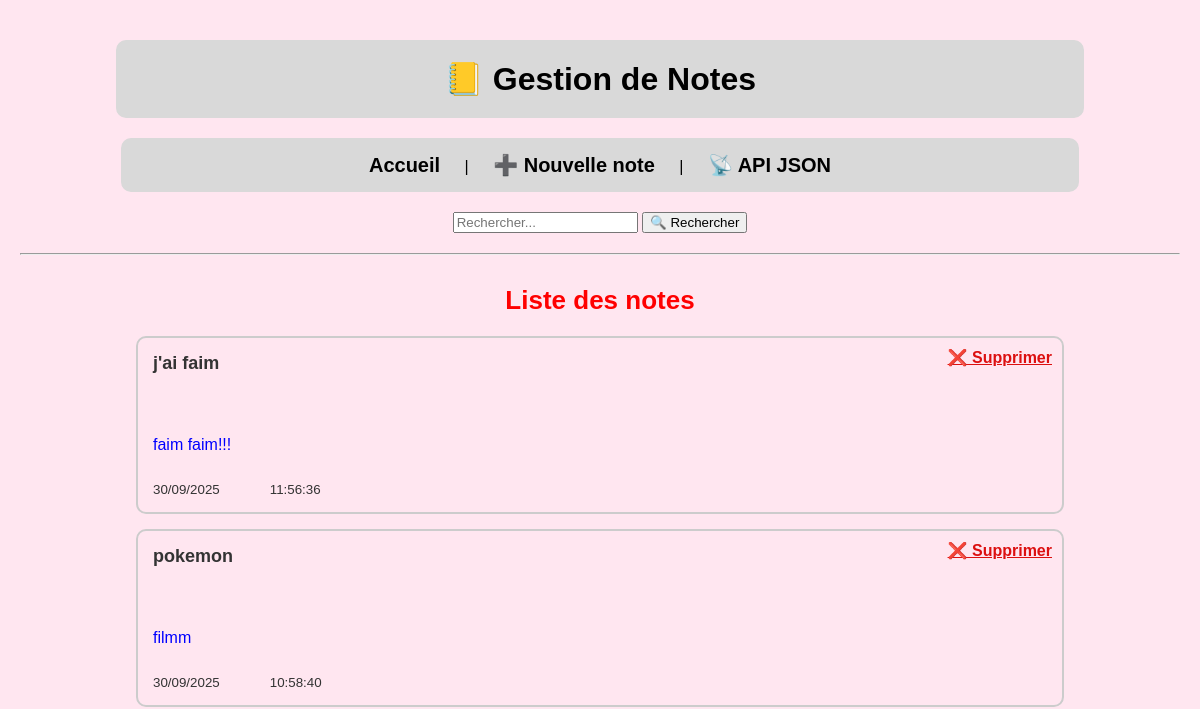
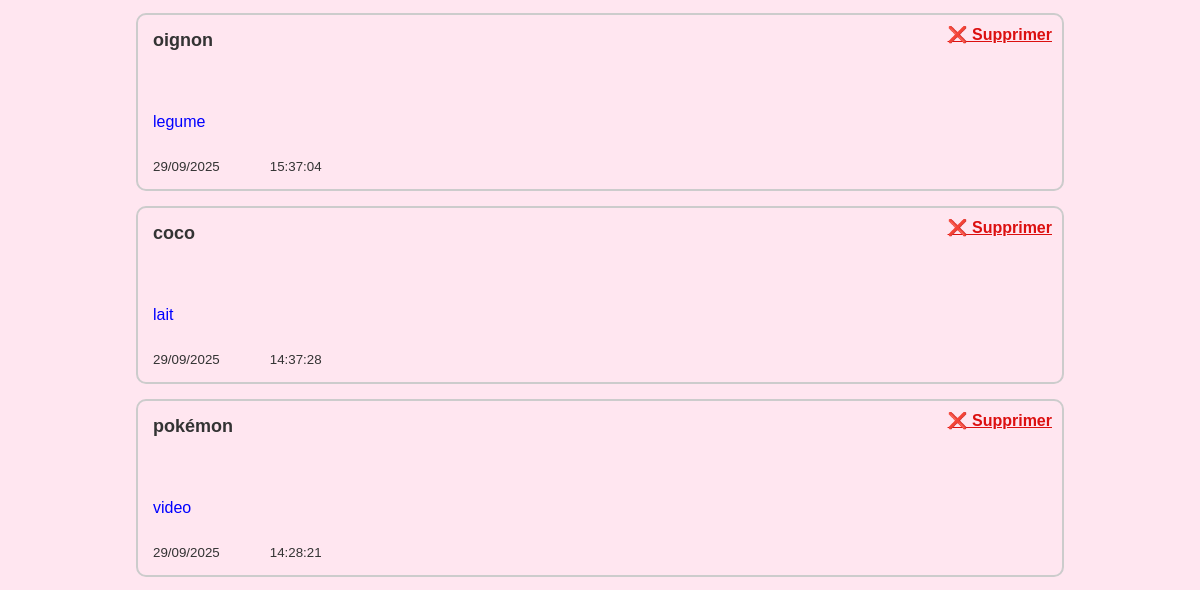
Before: / (upper part) with the older database file (2 pictures, top to bottom).
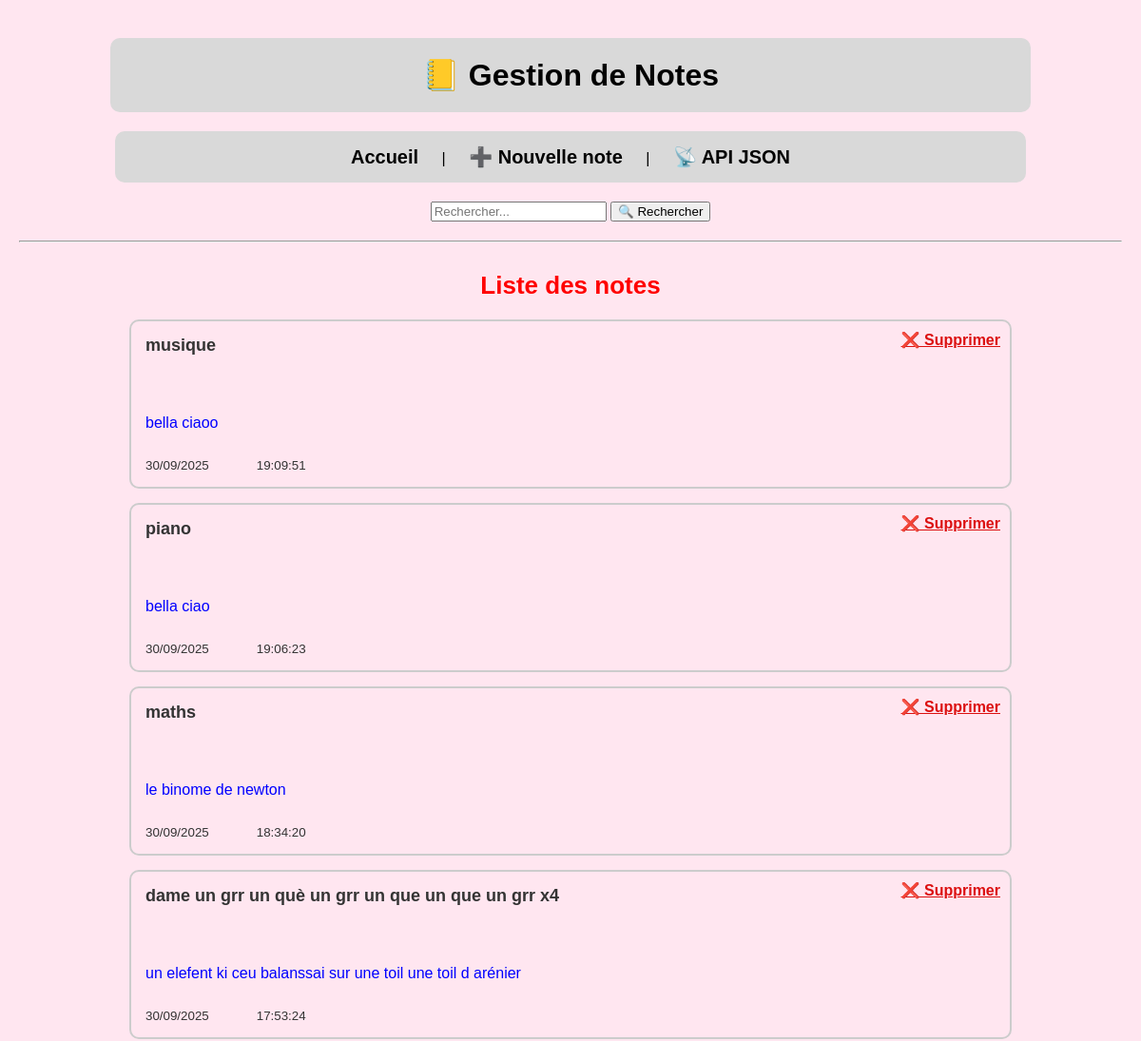
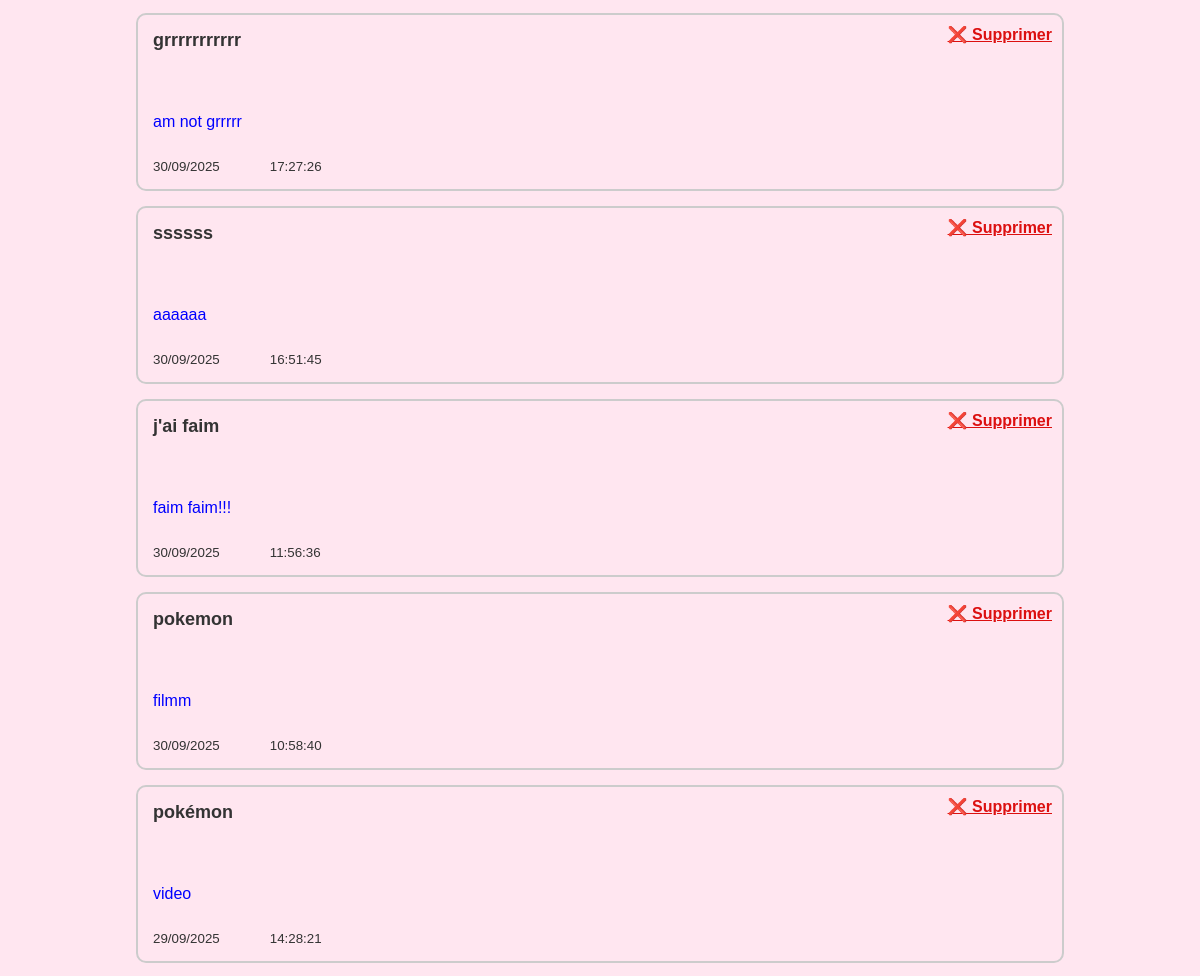
After: the same page with the newer database file (2 pictures, top to bottom).
### tables this page shows
CREATE TABLE notes (
        id INTEGER PRIMARY KEY AUTOINCREMENT,
        title TEXT NOT NULL,
        content TEXT NOT NULL,
        created_at DATETIME DEFAULT CURRENT_TIMESTAMP
    );

### controllers/noteController.php (called while the page is built, shortened)
<?php
require_once __DIR__ . '/../models/noteModel.php';
function indexNotes() {
    $notes = getNotes();
    include __DIR__ . '/../views/header.php';
    include __DIR__ . '/../views/notes.php';
    include __DIR__ . '/../views/footer.php';
}

### index.php (called while the page is built)
<?php
require __DIR__ . '/router.php';

### models/noteModel.php (called while the page is built, shortened)
<?php
require_once __DIR__ . '/db.php';
function getNotes() {
    global $pdo;
    return $pdo->query("SELECT * FROM notes ORDER BY created_at DESC")->fetchAll(PDO::FETCH_ASSOC);
}

### views/notes.php (the view)
<h2>Liste des notes</h2>
<ul>
<?php foreach ($notes as $note): ?>
    <li class="note">
        <strong><?= htmlspecialchars($note['title']) ?></strong><br><br>
        <p><?= nl2br(htmlspecialchars($note['content'])) ?><br><br></p>
        <div class="note-footer">
            <div class="note-datetime">
                <small class="note-date"><?= date('d/m/Y', strtotime($note['created_at'])) ?></small>
                <small class="note-time"><?= date('H:i:s', strtotime($note['created_at'] . ' +2 hours')) ?></small>
            </div>
            <a class="delete-link" href="index.php?route=notes.delete&id=<?= $note['id'] ?>">❌ Supprimer</a>
        </div>
    </li>
<?php endforeach; ?>
</ul>

Changed rows visible on the page:
removed notes: title "oignon", content "legume", created_at "29/09/2025", created_at "15:37:04"
removed notes: title "coco", content "lait", created_at "29/09/2025", created_at "14:37:28"
added notes: title "musique", content "bella ciaoo", created_at "30/09/2025", created_at "19:09:51"
added notes: title "piano", content "bella ciao", created_at "30/09/2025", created_at "19:06:23"
added notes: title "maths", content "le binome de newton", created_at "30/09/2025", created_at "18:34:20"
added notes: title "dame un grr un què un grr un que un que un grr x4", content "un elefent ki ceu balanssai sur une toil une toil d arénier", created_at "30/09/2025", created_at "17:53:24"
added notes: title "grrrrrrrrrrr", content "am not grrrrr", created_at "30/09/2025", created_at "17:27:26"
added notes: title "ssssss", content "aaaaaa", created_at "30/09/2025", created_at "16:51:45"
